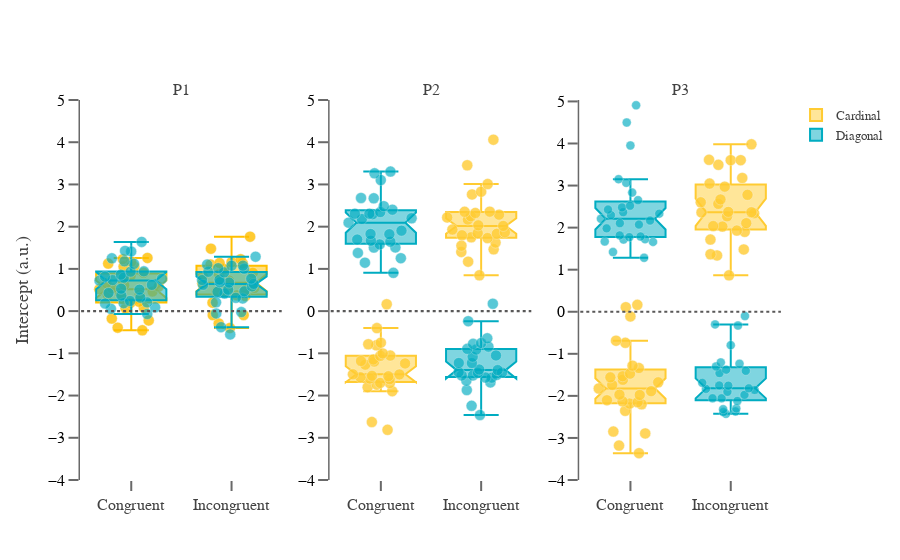

Write notebook code for a chart like this one.
### Markdown cell above
<font size="5"> _Figure 6B. Intercept for Categorical similarity between stimuli samples and previous decisions._

### Code cell
fig = go.Figure()
fig = make_subplots(rows=1, cols=3, subplot_titles=(['P1','P2', 'P3']))
fig.update_yaxes(zeroline=False, zerolinewidth=0, zerolinecolor='Black')

fig.add_shape(type="line", xref="x2", yref="y2", x0=-0.5, y0=0, x1=1.5, y1=0, line=dict(
                color="#595858", width=2.2, dash="dot",))
fig.add_shape(type="line", xref="x3", yref="y3", x0=-0.5, y0=0, x1=1.5, y1=0, line=dict(
                color="#595858", width=2.2, dash="dot",))
fig.add_shape(type="line", xref="x1", yref="y1", x0=-0.5, y0=0, x1=1.5, y1=0, line=dict(
                color="#595858", width=2.2, dash="dot",))

dat = log_reg_cong_deci.loc[(log_reg_cong_deci.nrep == 0) & (log_reg_cong_deci.cond == 'C'),:] 
fig.add_trace(go.Box(y=dat['intercept'], x=dat['cong_deci'],showlegend=False, opacity = 1,
    boxpoints='all', jitter=.99, 
    pointpos=0,marker=dict(color='#2A88D4',size=11,opacity=0.8,line=dict(color='#f2f2f2', width=.4)),
    notched=True, notchwidth=0.15,
    name='Cardinal', marker_color=' #ffbf00 '), row=1, col=1)

dat = log_reg_cong_deci.loc[(log_reg_cong_deci.nrep == 0) & (log_reg_cong_deci.cond == 'D'),:] 
fig.add_trace(go.Box(y=dat['intercept'], x=dat['cong_deci'],showlegend=False, opacity = 1,
    boxpoints='all',
    jitter=.99, pointpos=0,
    marker=dict(color='#2A88D4',size=11,opacity=0.65,line=dict(color='#f2f2f2', width=.4)),
    notched=True, notchwidth=0.15,
    name='Diagonal', marker_color=' #00acc1 '), row=1, col=1)

dat = log_reg_cong_deci.loc[(log_reg_cong_deci.nrep == 1) & (log_reg_cong_deci.cond == 'C'),:] 
fig.add_trace(go.Box(y=dat['intercept'], x=dat['cong_deci'],showlegend=False, opacity = 0.8,
    boxpoints='all', jitter=.99, # add some jitter for a better separation between points
    pointpos=0,marker=dict(color='#2A88D4',size=11,opacity=0.8,line=dict(color='#f2f2f2', width=.4)),
    notched=True, notchwidth=0.15, name='Cardinal', marker_color=' #ffbf00 '), row=1, col=2)

dat = log_reg_cong_deci.loc[(log_reg_cong_deci.nrep == 1) & (log_reg_cong_deci.cond == 'D'),:] 
fig.add_trace(go.Box(y=dat['intercept'], x=dat['cong_deci'],showlegend=False, opacity = 1, boxpoints='all',
    jitter=.99, # add some jitter for a better separation between points
    pointpos=0,marker=dict(color='#2A88D4',size=11,opacity=0.65,line=dict(color='#f2f2f2', width=.4)),
    notched=True, notchwidth=0.15,
    name='Diagonal', marker_color=' #00acc1 '), row=1, col=2)

dat = log_reg_cong_deci.loc[(log_reg_cong_deci.nrep == 2) & (log_reg_cong_deci.cond == 'C'),:]
fig.add_trace(go.Box(y=dat['intercept'], x=dat['cong_deci'],showlegend=True, opacity = 0.8, boxpoints='all',
    jitter=.99, # add some jitter for a better separation between points
    pointpos=0,marker=dict(color='#2A88D4',size=11,opacity=0.8,line=dict(color='#f2f2f2', width=.4)),
    notched=True, notchwidth=0.15,
    name='Cardinal',marker_color=' #ffbf00 '), row=1, col=3)

dat = log_reg_cong_deci.loc[(log_reg_cong_deci.nrep == 2) & (log_reg_cong_deci.cond == 'D'),:] 
fig.add_trace(go.Box(y=dat['intercept'], x=dat['cong_deci'], showlegend=True, opacity = 1,
    boxpoints='all', jitter=.99, # add some jitter for a better separation between points
    pointpos=0,marker=dict(color='#2A88D4',size=9,opacity=0.65,line=dict(color='#f2f2f2', width=.4)),
    notched=True, notchwidth=0.15,
    name='Diagonal', marker_color='#00acc1'), row=1, col=3)

fig.update_layout(boxgroupgap=0)
fig.update_layout(template='plotly_white', xaxis=dict(showgrid=False),
    yaxis=dict(gridcolor='white'))
fig.update_xaxes(showline=False, linewidth=1.5, linecolor='#696969')
fig.update_yaxes(showline=True, linewidth=1.5, linecolor='#696969',
                 tickfont=dict(family='Balto, sans-serif', color='#000000', size=16))
fig.update_xaxes(tickvals = [0, 1], ticktext=['Congruent', 'Incongruent'], 
                 tickangle=0, tickfont=dict(family='Balto, sans-serif', color='#424242', size=16))
fig.update_yaxes(ticks="outside", tickwidth=2, tickcolor='#696969', ticklen=10)
fig.update_xaxes(ticks="outside", tickwidth=2, tickcolor='#696969', ticklen=10)

fig.update_yaxes(showgrid=False)
fig.update_layout(yaxis_title="Intercept (a.u.)", 
                  font=dict(family="Balto, sans-serif",size=15, color= "#424242"))

fig.update_layout(legend=dict(traceorder="normal", 
                              font=dict(family="Balto, sans-serif",size=13,color="#424242")))

fig['layout']['yaxis1'].update(range=[-4, 5]); fig['layout']['yaxis2'].update(range=[-4, 5])
fig['layout']['yaxis3'].update(range=[-4, 5.034])

fig.show()

### Figure 1 — Plotly figure (JSON) as saved in the notebook; plotly's stock layout.template omitted (floating-point values rounded to 4 significant figures)
{"data": [{"boxpoints": "all", "jitter": 0.99, "marker": {"color": " #ffbf00 ", "line": {"color": "#f2f2f2", "width": 0.4}, "opacity": 0.8, "size": 11}, "name": "Cardinal", "notched": true, "notchwidth": 0.15, "opacity": 1, "pointpos": 0, "showlegend": false, "type": "box", "x": ["C", "I", "C", "I", "C", "I", "C", "I", "C", "I", "C", "I", "C", "I", "C", "I", "C", "I", "C", "I", "C", "I", "C", "I", "C", "I", "C", "I", "C", "I", "C", "I", "C", "I", "C", "I", "C", "I", "C", "I", "C", "I", "C", "I", "C", "I", "C", "I", "C", "I", "C", "I", "C", "I"], "xaxis": "x", "y": [0.1951, 0.8707, 1.231, 1.103, 0.3905, 0.5471, 0.5401, 0.4598, -0.2208, 0.5013, 1.125, 0.999, 0.4248, -0.3996, 1.259, 1.137, 0.5816, 1.129, -0.1755, 0.1984, -0.3924, 0.4612, 0.7418, 0.8272, 1.164, 1.159, 0.659, -0.2908, 0.2857, 0.374, 0.6141, 0.6741, 1.056, 1.478, 0.3861, 1.763, -0.4542, 1.229, 0.8365, 0.7923, 0.06626, 0.7271, 1.056, 0.9069, 0.9057, 0.358, 0.4624, -0.09261, 0.08285, -0.09477, 0.5173, 0.6589, 0.2234, 0.5201], "yaxis": "y"}, {"boxpoints": "all", "jitter": 0.99, "marker": {"color": " #00acc1 ", "line": {"color": "#f2f2f2", "width": 0.4}, "opacity": 0.65, "size": 11}, "name": "Diagonal", "notched": true, "notchwidth": 0.15, "opacity": 1, "pointpos": 0, "showlegend": false, "type": "box", "x": ["C", "I", "C", "I", "C", "I", "C", "I", "C", "I", "C", "I", "C", "I", "C", "I", "C", "I", "C", "I", "C", "I", "C", "I", "C", "I", "C", "I", "C", "I", "C", "I", "C", "I", "C", "I", "C", "I", "C", "I", "C", "I", "C", "I", "C", "I", "C", "I", "C", "I", "C", "I", "C", "I"], "xaxis": "x", "y": [0.5309, 0.7443, 1.251, 1.075, 0.62, 0.9311, 0.3191, 0.2073, 0.1806, -0.05567, 1.179, 1.102, 0.2071, 0.4173, 0.7229, 0.9179, 0.8622, 0.5854, 0.09101, 0.3153, 0.7645, -0.38, 0.05396, 0.7677, 0.9341, 1.003, 0.3704, 0.6443, 0.2396, 0.2996, 1.119, 0.5058, 1.427, 1.076, 1.413, 0.6751, 1.64, -0.02329, 0.7346, 0.7359, 0.43, 0.683, 0.9412, 1.288, 0.508, 0.6224, 0.816, 0.4574, -0.06853, -0.5524, 0.7902, 1.017, 0.1881, 0.4682], "yaxis": "y"}, {"boxpoints": "all", "jitter": 0.99, "marker": {"color": " #ffbf00 ", "line": {"color": "#f2f2f2", "width": 0.4}, "opacity": 0.8, "size": 11}, "name": "Cardinal", "notched": true, "notchwidth": 0.15, "opacity": 0.8, "pointpos": 0, "showlegend": false, "type": "box", "x": ["C", "I", "C", "I", "C", "I", "C", "I", "C", "I", "C", "I", "C", "I", "C", "I", "C", "I", "C", "I", "C", "I", "C", "I", "C", "I", "C", "I", "C", "I", "C", "I", "C", "I", "C", "I", "C", "I", "C", "I", "C", "I", "C", "I", "C", "I", "C", "I", "C", "I", "C", "I", "C", "I"], "xaxis": "x2", "y": [-1.567, 1.931, -2.627, 2.353, -1.002, 2.323, -1.612, 1.749, -1.802, 2.285, -1.182, 2.355, -1.499, 1.796, -0.4028, 2.246, -1.897, 1.463, -1.194, 1.866, -0.7845, 2.031, -1.497, 2.218, -1.053, 2.828, -1.743, 1.831, -1.704, 2.169, 0.1625, 0.8485, -1.239, 3.009, -1.701, 1.172, -1.533, 1.845, -1.06, 2.763, -2.811, 4.059, -1.596, 3.455, -1.268, 2.017, -1.543, 1.549, -0.7478, 1.73, -0.8105, 1.623, -1.147, 1.401], "yaxis": "y2"}, {"boxpoints": "all", "jitter": 0.99, "marker": {"color": " #00acc1 ", "line": {"color": "#f2f2f2", "width": 0.4}, "opacity": 0.65, "size": 11}, "name": "Diagonal", "notched": true, "notchwidth": 0.15, "opacity": 1, "pointpos": 0, "showlegend": false, "type": "box", "x": ["C", "I", "C", "I", "C", "I", "C", "I", "C", "I", "C", "I", "C", "I", "C", "I", "C", "I", "C", "I", "C", "I", "C", "I", "C", "I", "C", "I", "C", "I", "C", "I", "C", "I", "C", "I", "C", "I", "C", "I", "C", "I", "C", "I", "C", "I", "C", "I", "C", "I", "C", "I", "C", "I"], "xaxis": "x2", "y": [1.644, -0.2397, 2.295, -2.242, 1.694, -1.524, 1.378, -1.51, 1.821, -1.573, 2.199, -1.08, 1.58, -1.448, 1.253, -0.6436, 1.905, -1.523, 2.306, -1.462, 1.506, -1.231, 2.345, -1.87, 2.679, -1.689, 2.181, -1.577, 3.305, -1.646, 0.9062, 0.174, 3.104, -1.229, 1.826, -1.455, 2.095, -1.384, 2.402, -1.397, 3.264, -2.461, 2.672, -0.8419, 2.307, -0.8939, 1.146, -0.7572, 1.668, -1.05, 2.486, -0.7749, 1.509, -0.9097], "yaxis": "y2"}, {"boxpoints": "all", "jitter": 0.99, "marker": {"color": " #ffbf00 ", "line": {"color": "#f2f2f2", "width": 0.4}, "opacity": 0.8, "size": 11}, "name": "Cardinal", "notched": true, "notchwidth": 0.15, "opacity": 0.8, "pointpos": 0, "showlegend": true, "type": "box", "x": ["C", "I", "C", "I", "C", "I", "C", "I", "C", "I", "C", "I", "C", "I", "C", "I", "C", "I", "C", "I", "C", "I", "C", "I", "C", "I", "C", "I", "C", "I", "C", "I", "C", "I", "C", "I", "C", "I", "C", "I", "C", "I", "C", "I", "C", "I", "C", "I", "C", "I", "C", "I", "C", "I"], "xaxis": "x3", "y": [-1.283, 2.025, -3.362, 3.494, -1.56, 2.67, -2.103, 2.565, -2.892, 2.374, -1.338, 2.34, -2.184, 1.716, 0.1078, 1.93, -1.979, 2.779, -2.151, 1.9, -2.354, 1.481, -2.129, 2.974, -1.677, 3.046, -2.199, 2.269, -2.848, 3.179, 0.1641, 0.8654, -1.889, 3.613, -0.1109, 2.106, -0.6891, 3.603, -1.824, 3.604, -3.182, 3.981, -1.971, 2.602, -1.617, 2.361, -1.472, 1.339, -1.534, 1.367, -0.7376, 2.037, -1.74, 2.365], "yaxis": "y3"}, {"boxpoints": "all", "jitter": 0.99, "marker": {"color": "#00acc1", "line": {"color": "#f2f2f2", "width": 0.4}, "opacity": 0.65, "size": 9}, "name": "Diagonal", "notched": true, "notchwidth": 0.15, "opacity": 1, "pointpos": 0, "showlegend": true, "type": "box", "x": ["C", "I", "C", "I", "C", "I", "C", "I", "C", "I", "C", "I", "C", "I", "C", "I", "C", "I", "C", "I", "C", "I", "C", "I", "C", "I", "C", "I", "C", "I", "C", "I", "C", "I", "C", "I", "C", "I", "C", "I", "C", "I", "C", "I", "C", "I", "C", "I", "C", "I", "C", "I", "C", "I"], "xaxis": "x3", "y": [2.481, -1.458, 2.833, -2.319, 2.168, -1.976, 1.726, -1.86, 1.815, -2.057, 2.297, -1.404, 1.284, -1.69, 1.773, -0.3011, 2.651, -1.753, 1.661, -2.386, 1.982, -2.057, 2.073, -2.428, 2.331, -2.371, 2.429, -2.122, 4.498, -1.904, 1.67, -0.3279, 3.953, -1.834, 2.105, -0.1011, 3.064, -1.204, 3.152, -1.237, 4.909, -7.879, 2.521, -1.301, 1.79, -1.756, 1.717, -1.377, 1.419, -2.298, 2.211, -0.795, 2.367, -1.821], "yaxis": "y3"}], "layout": {"annotations": [{"font": {"size": 16}, "showarrow": false, "text": "P1", "x": 0.1444, "xanchor": "center", "xref": "paper", "y": 1, "yanchor": "bottom", "yref": "paper"}, {"font": {"size": 16}, "showarrow": false, "text": "P2", "x": 0.5, "xanchor": "center", "xref": "paper", "y": 1, "yanchor": "bottom", "yref": "paper"}, {"font": {"size": 16}, "showarrow": false, "text": "P3", "x": 0.8556, "xanchor": "center", "xref": "paper", "y": 1, "yanchor": "bottom", "yref": "paper"}], "autosize": true, "boxgroupgap": 0, "font": {"color": "#424242", "family": "Balto, sans-serif", "size": 15}, "legend": {"font": {"color": "#424242", "family": "Balto, sans-serif", "size": 13}, "traceorder": "normal"}, "shapes": [{"line": {"color": "#595858", "dash": "dot", "width": 2.2}, "type": "line", "x0": -0.5, "x1": 1.5, "xref": "x2", "y0": 0, "y1": 0, "yref": "y2"}, {"line": {"color": "#595858", "dash": "dot", "width": 2.2}, "type": "line", "x0": -0.5, "x1": 1.5, "xref": "x3", "y0": 0, "y1": 0, "yref": "y3"}, {"line": {"color": "#595858", "dash": "dot", "width": 2.2}, "type": "line", "x0": -0.5, "x1": 1.5, "xref": "x", "y0": 0, "y1": 0, "yref": "y"}], "xaxis": {"anchor": "y", "autorange": true, "domain": [0, 0.2889], "linecolor": "#696969", "linewidth": 1.5, "range": [-0.5094, 1.509], "showgrid": false, "showline": false, "tickangle": 0, "tickcolor": "#696969", "tickfont": {"color": "#424242", "family": "Balto, sans-serif", "size": 16}, "ticklen": 10, "ticks": "outside", "ticktext": ["Congruent", "Incongruent"], "tickvals": [0, 1], "tickwidth": 2, "type": "category"}, "xaxis2": {"anchor": "y2", "autorange": true, "domain": [0.3556, 0.6444], "linecolor": "#696969", "linewidth": 1.5, "range": [-0.5094, 1.509], "showline": false, "tickangle": 0, "tickcolor": "#696969", "tickfont": {"color": "#424242", "family": "Balto, sans-serif", "size": 16}, "ticklen": 10, "ticks": "outside", "ticktext": ["Congruent", "Incongruent"], "tickvals": [0, 1], "tickwidth": 2, "type": "category"}, "xaxis3": {"anchor": "y3", "autorange": true, "domain": [0.7111, 1], "linecolor": "#696969", "linewidth": 1.5, "range": [-0.5094, 1.509], "showline": false, "tickangle": 0, "tickcolor": "#696969", "tickfont": {"color": "#424242", "family": "Balto, sans-serif", "size": 16}, "ticklen": 10, "ticks": "outside", "ticktext": ["Congruent", "Incongruent"], "tickvals": [0, 1], "tickwidth": 2, "type": "category"}, "yaxis": {"anchor": "x", "domain": [0, 1], "gridcolor": "white", "linecolor": "#696969", "linewidth": 1.5, "range": [-4, 5], "showgrid": false, "showline": true, "tickcolor": "#696969", "tickfont": {"color": "#000000", "family": "Balto, sans-serif", "size": 16}, "ticklen": 10, "ticks": "outside", "tickwidth": 2, "title": {"text": "Intercept (a.u.)"}, "type": "linear", "zeroline": false, "zerolinecolor": "Black", "zerolinewidth": 0}, "yaxis2": {"anchor": "x2", "domain": [0, 1], "linecolor": "#696969", "linewidth": 1.5, "range": [-4, 5], "showgrid": false, "showline": true, "tickcolor": "#696969", "tickfont": {"color": "#000000", "family": "Balto, sans-serif", "size": 16}, "ticklen": 10, "ticks": "outside", "tickwidth": 2, "type": "linear", "zeroline": false, "zerolinecolor": "Black", "zerolinewidth": 0}, "yaxis3": {"anchor": "x3", "domain": [0, 1], "linecolor": "#696969", "linewidth": 1.5, "range": [-4, 5.034], "showgrid": false, "showline": true, "tickcolor": "#696969", "tickfont": {"color": "#000000", "family": "Balto, sans-serif", "size": 16}, "ticklen": 10, "ticks": "outside", "tickwidth": 2, "type": "linear", "zeroline": false, "zerolinecolor": "Black", "zerolinewidth": 0}}}
